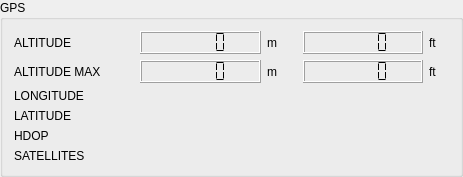
    <widget class="QGroupBox" name="gps_box">
     <property name="minimumSize">
      <size>
       <width>463</width>
       <height>0</height>
      </size>
     </property>
     <property name="title">
      <string>GPS</string>
     </property>
     <layout class="QGridLayout" name="gridLayout_3">
      <item row="3" column="0">
       <widget class="QLabel" name="longitude_label">
        <property name="text">
         <string>LONGITUDE</string>
        </property>
       </widget>
      </item>
      <item row="5" column="0">
       <widget class="QLabel" name="latitude_label">
        <property name="text">
         <string>LATITUDE</string>
        </property>
       </widget>
      </item>
      <item row="1" column="0">
       <widget class="QLabel" name="altitude_label_gps">
        <property name="text">
         <string>ALTITUDE</string>
        </property>
       </widget>
      </item>
      <item row="7" column="0">
       <widget class="QLabel" name="sat_nbr_label">
        <property name="text">
         <string>SATELLITES</string>
        </property>
       </widget>
      </item>
      <item row="6" column="0">
       <widget class="QLabel" name="hdop_label">
        <property name="text">
         <string>HDOP</string>
        </property>
       </widget>
      </item>
      <item row="2" column="0">
       <widget class="QLabel" name="altitude_max_label">
        <property name="text">
         <string>ALTITUDE MAX</string>
        </property>
       </widget>
      </item>
      <item row="3" column="1" colspan="4">
       <widget class="QLabel" name="longitude_panel">
        <property name="text">
         <string/>
        </property>
       </widget>
      </item>
      <item row="1" column="4">
       <widget class="QLabel" name="ft_unit_label_2">
        <property name="maximumSize">
         <size>
          <width>20</width>
          <height>16777215</height>
         </size>
        </property>
        <property name="text">
         <string>ft</string>
        </property>
       </widget>
      </item>
      <item row="2" column="1">
       <widget class="QLCDNumber" name="altitude_max_lcd_m">
        <property name="enabled">
         <bool>true</bool>
        </property>
        <property name="segmentStyle">
         <enum>QLCDNumber::Flat</enum>
        </property>
       </widget>
      </item>
      <item row="1" column="3">
       <widget class="QLCDNumber" name="altitude_lcd_gps_ft">
        <property name="frameShadow">
         <enum>QFrame::Raised</enum>
        </property>
        <property name="segmentStyle">
         <enum>QLCDNumber::Flat</enum>
        </property>
       </widget>
      </item>
      <item row="1" column="1">
       <widget class="QLCDNumber" name="altitude_lcd_gps">
        <property name="smallDecimalPoint">
         <bool>false</bool>
        </property>
        <property name="segmentStyle">
         <enum>QLCDNumber::Flat</enum>
        </property>
       </widget>
      </item>
      <item row="1" column="2">
       <widget class="QLabel" name="m_unit_label_2">
        <property name="maximumSize">
         <size>
          <width>30</width>
          <height>16777215</height>
         </size>
        </property>
        <property name="text">
         <string>m</string>
        </property>
       </widget>
      </item>
      <item row="2" column="2">
       <widget class="QLabel" name="m_unit_label">
        <property name="text">
         <string>m</string>
        </property>
       </widget>
      </item>
      <item row="2" column="3">
       <widget class="QLCDNumber" name="altitude_max_lcd_ft">
        <property name="segmentStyle">
         <enum>QLCDNumber::Flat</enum>
        </property>
       </widget>
      </item>
      <item row="2" column="4">
       <widget class="QLabel" name="ft_unit_label">
        <property name="text">
         <string>ft</string>
        </property>
       </widget>
      </item>
      <item row="5" column="1" colspan="4">
       <widget class="QLabel" name="latitude_panel">
        <property name="minimumSize">
         <size>
          <width>0</width>
          <height>0</height>
         </size>
        </property>
        <property name="text">
         <string/>
        </property>
       </widget>
      </item>
      <item row="6" column="1" colspan="4">
       <widget class="QLabel" name="hdop_panel">
        <property name="text">
         <string/>
        </property>
       </widget>
      </item>
      <item row="7" column="1" colspan="4">
       <widget class="QLabel" name="sat_nbr_panel">
        <property name="text">
         <string/>
        </property>
       </widget>
      </item>
     </layout>
    </widget>
